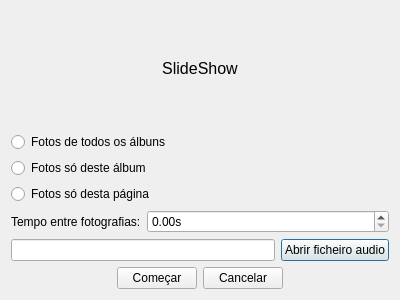
<?xml version="1.0" encoding="UTF-8"?>
<ui version="4.0">
 <class>SlideShow</class>
 <widget class="QDialog" name="SlideShow">
  <property name="geometry">
   <rect>
    <x>0</x>
    <y>0</y>
    <width>400</width>
    <height>300</height>
   </rect>
  </property>
  <property name="windowTitle">
   <string>SlideShow</string>
  </property>
  <layout class="QGridLayout" name="gridLayout">
   <item row="0" column="0">
    <widget class="QLabel" name="label">
     <property name="font">
      <font>
       <pointsize>12</pointsize>
      </font>
     </property>
     <property name="text">
      <string>SlideShow</string>
     </property>
     <property name="alignment">
      <set>Qt::AlignCenter</set>
     </property>
    </widget>
   </item>
   <item row="1" column="0">
    <layout class="QVBoxLayout" name="verticalLayout">
     <item>
      <widget class="QRadioButton" name="radioButton_3">
       <property name="text">
        <string>Fotos de todos os álbuns</string>
       </property>
      </widget>
     </item>
     <item>
      <widget class="QRadioButton" name="radioButton">
       <property name="text">
        <string>Fotos só deste álbum</string>
       </property>
      </widget>
     </item>
     <item>
      <widget class="QRadioButton" name="radioButton_2">
       <property name="text">
        <string>Fotos só desta página</string>
       </property>
      </widget>
     </item>
    </layout>
   </item>
   <item row="2" column="0">
    <layout class="QHBoxLayout" name="horizontalLayout_2">
     <item>
      <widget class="QLabel" name="label_2">
       <property name="text">
        <string>Tempo entre fotografias:</string>
       </property>
      </widget>
     </item>
     <item>
      <widget class="QDoubleSpinBox" name="doubleSpinBox">
       <property name="sizePolicy">
        <sizepolicy hsizetype="Expanding" vsizetype="Fixed">
         <horstretch>0</horstretch>
         <verstretch>0</verstretch>
        </sizepolicy>
       </property>
       <property name="specialValueText">
        <string/>
       </property>
       <property name="suffix">
        <string>s</string>
       </property>
      </widget>
     </item>
    </layout>
   </item>
   <item row="3" column="0">
    <layout class="QHBoxLayout" name="horizontalLayout">
     <item>
      <widget class="QLineEdit" name="lineEdit">
       <property name="readOnly">
        <bool>true</bool>
       </property>
      </widget>
     </item>
     <item>
      <widget class="QPushButton" name="pushButton_3">
       <property name="text">
        <string>Abrir ficheiro audio</string>
       </property>
      </widget>
     </item>
    </layout>
   </item>
   <item row="4" column="0">
    <layout class="QHBoxLayout" name="horizontalLayout_3">
     <item>
      <spacer name="horizontalSpacer">
       <property name="orientation">
        <enum>Qt::Horizontal</enum>
       </property>
       <property name="sizeHint" stdset="0">
        <size>
         <width>40</width>
         <height>20</height>
        </size>
       </property>
      </spacer>
     </item>
     <item>
      <widget class="QPushButton" name="pushButton">
       <property name="text">
        <string>Começar</string>
       </property>
      </widget>
     </item>
     <item>
      <widget class="QPushButton" name="pushButton_2">
       <property name="text">
        <string>Cancelar</string>
       </property>
      </widget>
     </item>
     <item>
      <spacer name="horizontalSpacer_2">
       <property name="orientation">
        <enum>Qt::Horizontal</enum>
       </property>
       <property name="sizeHint" stdset="0">
        <size>
         <width>40</width>
         <height>20</height>
        </size>
       </property>
      </spacer>
     </item>
    </layout>
   </item>
  </layout>
 </widget>
 <resources/>
 <connections/>
</ui>
